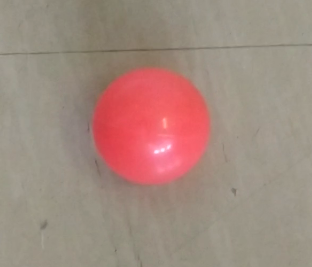
#> input picture projekt1/circle.png, 312 x 267 px
$ python circles.py
#> lines starting #> are read from the running program, lines starting #| are printed output that depends on the picture
import numpy as np
import cv2 as cv
img = cv.imread('circle.png', cv.IMREAD_GRAYSCALE)
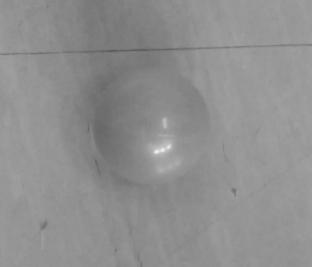
#> img: shape (267, 312); min 94, max 238, mean 143.1
assert img is not None, "file could not be read, check with os.path.exists()"
img = cv.medianBlur(img,5)
cimg = cv.cvtColor(img,cv.COLOR_GRAY2BGR)
circles = cv.HoughCircles(img,cv.HOUGH_GRADIENT,1,20,
                            param1=30,param2=30,minRadius=0,maxRadius=-1)
#> circles = [[148.5, 124.5, 0]]
circles = np.uint16(np.around(circles))
#> circles = [[148, 124, 0]]
for i in circles[0,:]:
    # draw the outer circle
    cv.circle(cimg,(i[0],i[1]),i[2],(0,255,0),2)
    # draw the center of the circle
    cv.circle(cimg,(i[0],i[1]),2,(0,0,255),3)
#> this loop made 1 pass
#> cimg: shape (267, 312, 3); mean B, G, R 143.2, 143.2, 143.3
cv.imshow('detected circles',cimg)
cv.waitKey(0)
cv.destroyAllWindows()
